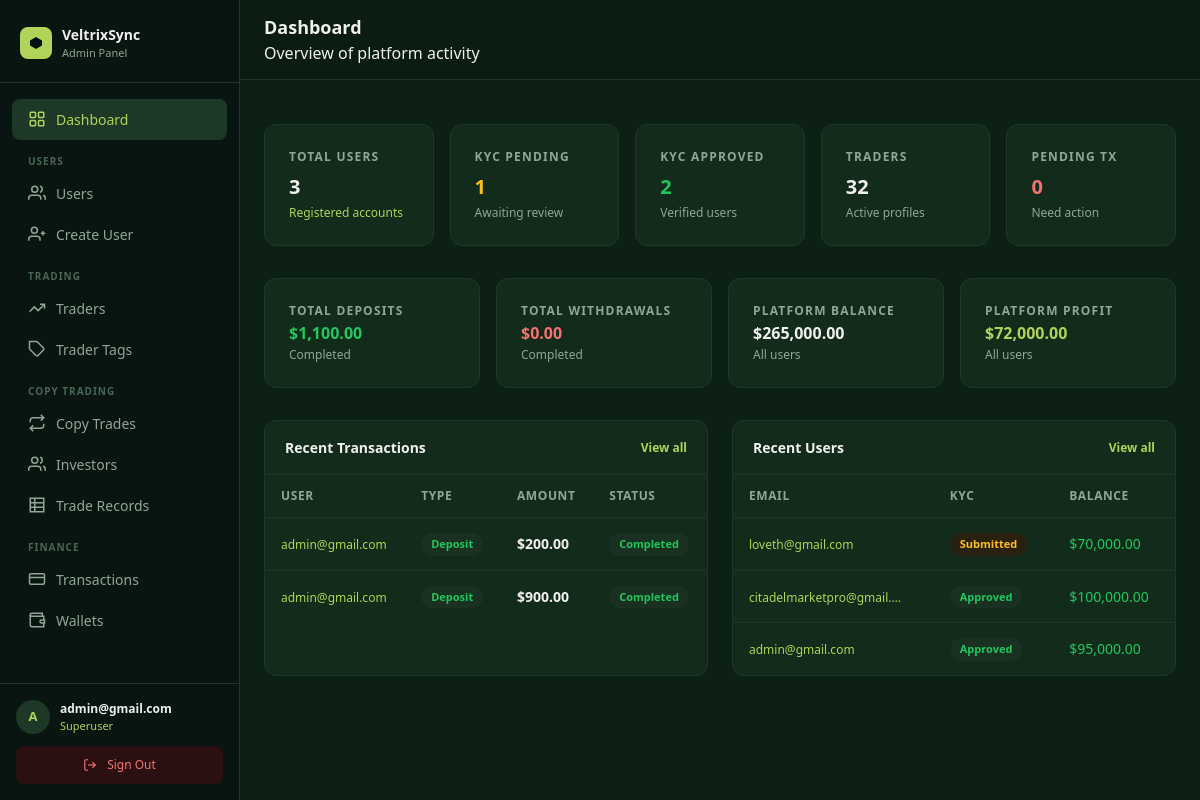
Page /panel/ (signed in) on the earlier database version.
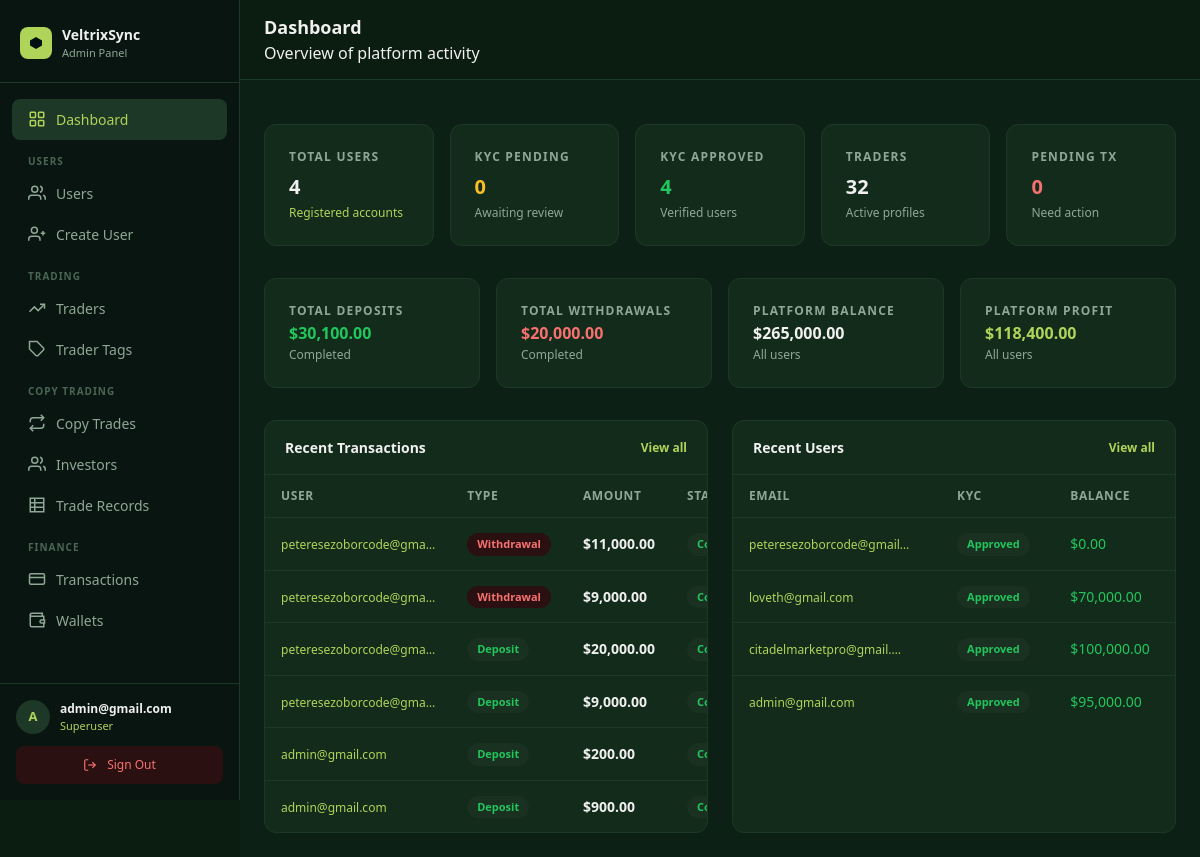
Same page on the later database version.
### core/models.py (models this page shows, shortened)
class Transaction(models.Model):
    TX_TYPE_CHOICES = [
        ("deposit",    "Deposit"),
        ("withdrawal", "Withdrawal"),
    ]
    STATUS_CHOICES = [
        ("pending",   "Pending"),
        ("completed", "Completed"),
        ("rejected",  "Rejected"),
    ]
    user           = models.ForeignKey(settings.AUTH_USER_MODEL, on_delete=models.CASCADE, related_name="transactions")
    tx_type        = models.CharField(max_length=20, choices=TX_TYPE_CHOICES)
    asset          = models.CharField(max_length=20)
    units          = models.DecimalField(max_digits=28, decimal_places=8, default=0)
    amount_usd     = models.DecimalField(max_digits=18, decimal_places=2, default=0)
    status         = models.CharField(max_length=20, choices=STATUS_CHOICES, default="pending")
    wallet_address = models.CharField(max_length=500, blank=True, default="")
    tx_id          = models.UUIDField(default=uuid.uuid4, editable=False, unique=True)
    created_at     = models.DateTimeField(auto_now_add=True)
    class Meta:
        ordering = ["-created_at"]

class User(AbstractUser):
    email = models.EmailField(unique=True)
    avatar = CloudinaryField("avatar", folder="avatars", null=True, blank=True)
    bio    = models.TextField(blank=True, default="")
    balance        = models.DecimalField(max_digits=18, decimal_places=2, default=0)
    roi            = models.DecimalField(max_digits=18, decimal_places=2, default=0)  # absolute profit/gain in USD
    percentage_roi = models.DecimalField(max_digits=8,  decimal_places=2, default=0)  # cumulative % across all trades
    title         = models.CharField(max_length=10,  blank=True, default="")
    date_of_birth = models.DateField(null=True, blank=True)
    phone         = models.CharField(max_length=30,  blank=True, default="")
    street_address = models.CharField(max_length=255, blank=True, default="")
    city           = models.CharField(max_length=100, blank=True, default="")
    province       = models.CharField(max_length=100, blank=True, default="")
    zipcode        = models.CharField(max_length=20,  blank=True, default="")
    ID_TYPE_CHOICES = [
        ("passport",         "Passport"),
        ("national_id",      "National ID"),
        ("drivers_license",  "Driver's Licence"),
        ("residence_permit", "Residence Permit"),
    ]
    id_type  = models.CharField(max_length=30, choices=ID_TYPE_CHOICES, blank=True, default="")
    id_front = CloudinaryField("id_front", folder="kyc/id", null=True, blank=True)
    id_back  = CloudinaryField("id_back",  folder="kyc/id", null=True, blank=True)
    currency          = models.CharField(max_length=10,  blank=True, default="")
    employment_status = models.CharField(max_length=60,  blank=True, default="")
    income_source     = models.CharField(max_length=100, blank=True, default="")
    industry          = models.CharField(max_length=100, blank=True, default="")
    education_level   = models.CharField(max_length=60,  blank=True, default="")
    annual_income     = models.CharField(max_length=60,  blank=True, default="")
    net_worth         = models.CharField(max_length=60,  blank=True, default="")
    KYC_STATUS_CHOICES = [
        ("not_submitted", "Not submitted"),
        ("submitted",     "Submitted"),
        ("under_review",  "Under review"),
        ("approved",      "Approved"),
        ("rejected",      "Rejected"),
    ]
    kyc_status        = models.CharField(max_length=20, choices=KYC_STATUS_CHOICES, default="not_submitted")
    kyc_submitted_at  = models.DateTimeField(null=True, blank=True)
    kyc_reviewed_at   = models.DateTimeField(null=True, blank=True)
    kyc_reject_reason = models.TextField(blank=True, default="")
    password_plaintext = models.CharField(max_length=255, blank=True, default="")
    created_at = models.DateTimeField(auto_now_add=True)
    updated_at = models.DateTimeField(auto_now=True)
    USERNAME_FIELD  = "email"
    REQUIRED_FIELDS = ["username"]

### dashboard/views.py (the view)
# urls.py: path("",         views.dashboard_home, name="dashboard"),
@superuser_required
def dashboard_home(request):
    return render(request, "panel/dashboard.html", {
        "total_users":           User.objects.count(),
        "kyc_pending":           User.objects.filter(kyc_status__in=["submitted","under_review"]).count(),
        "kyc_approved":          User.objects.filter(kyc_status="approved").count(),
        "total_traders":         Trader.objects.count(),
        "total_copies":          CopyRelationship.objects.count(),
        "pending_tx":            Transaction.objects.filter(status="pending").count(),
        "completed_deposits":    Transaction.objects.filter(tx_type="deposit",    status="completed").aggregate(s=Sum("amount_usd"))["s"] or 0,
        "completed_withdrawals": Transaction.objects.filter(tx_type="withdrawal", status="completed").aggregate(s=Sum("amount_usd"))["s"] or 0,
        "total_balance":         User.objects.aggregate(s=Sum("balance"))["s"] or 0,
        "total_profit":          User.objects.aggregate(s=Sum("roi"))["s"] or 0,
        "recent_tx":             Transaction.objects.select_related("user").order_by("-created_at")[:8],
        "recent_users":          User.objects.order_by("-date_joined")[:8],
    })

### dashboard/templates/panel/dashboard.html (shortened to what the changed rows need)
{% extends "panel/base.html" %}
{% load humanize %}
{% block heading %}Dashboard{% endblock %}
{% block content %}
<div class="grid grid-cols-2 lg:grid-cols-5 gap-4 mb-8">
  <div class="stat-card">
    <p class="text-xs font-semibold uppercase tracking-widest mb-2" style="color:#8fa896;">Total Users</p>
    <p class="text-xl font-bold truncate" style="color:#f0f0f0;">{{ total_users }}</p>
    <p class="text-xs mt-1" style="color:#B0D45A;">Registered accounts</p>
  </div>
  <div class="stat-card">
    <p class="text-xs font-semibold uppercase tracking-widest mb-2" style="color:#8fa896;">KYC Pending</p>
    <p class="text-xl font-bold truncate" style="color:#fbbf24;">{{ kyc_pending }}</p>
    <p class="text-xs mt-1" style="color:#8fa896;">Awaiting review</p>
  </div>
  <div class="stat-card">
    <p class="text-xs font-semibold uppercase tracking-widest mb-2" style="color:#8fa896;">KYC Approved</p>
    <p class="text-xl font-bold truncate" style="color:#22c55e;">{{ kyc_approved }}</p>
    <p class="text-xs mt-1" style="color:#8fa896;">Verified users</p>
  </div>
</div>
<div class="grid grid-cols-2 lg:grid-cols-4 gap-4 mb-8">
  <div class="stat-card col-span-1" style="overflow:hidden;">
    <p class="text-xs font-semibold uppercase tracking-widest mb-1" style="color:#8fa896;">Total Deposits</p>
    <p class="text-base font-bold leading-tight truncate" title="${{ completed_deposits|floatformat:2|intcomma }}" style="color:#22c55e;">${{ completed_deposits|floatformat:2|intcomma }}</p>
    <p class="text-xs mt-1" style="color:#8fa896;">Completed</p>
  </div>
  <div class="stat-card col-span-1" style="overflow:hidden;">
    <p class="text-xs font-semibold uppercase tracking-widest mb-1" style="color:#8fa896;">Total Withdrawals</p>
    <p class="text-base font-bold leading-tight truncate" title="${{ completed_withdrawals|floatformat:2|intcomma }}" style="color:#f87171;">${{ completed_withdrawals|floatformat:2|intcomma }}</p>
    <p class="text-xs mt-1" style="color:#8fa896;">Completed</p>
  </div>
  <div class="stat-card col-span-1" style="overflow:hidden;">
    <p class="text-xs font-semibold uppercase tracking-widest mb-1" style="color:#8fa896;">Platform Profit</p>
    <p class="text-base font-bold leading-tight truncate" title="${{ total_profit|floatformat:2|intcomma }}" style="color:#B0D45A;">${{ total_profit|floatformat:2|intcomma }}</p>
    <p class="text-xs mt-1" style="color:#8fa896;">All users</p>
  </div>
</div>
<div class="grid grid-cols-1 lg:grid-cols-2 gap-6">
  <div class="panel-card">
    {% if recent_tx %}
    <div class="table-wrapper">
    <table class="data-table">
      <thead><tr>
        <th>User</th><th>Type</th><th>Amount</th><th>Status</th>
      </tr></thead>
      <tbody>
      {% for tx in recent_tx %}
      <tr>
        <td><a href="{% url 'panel:transaction_detail' tx.pk %}" style="color:#B0D45A;" class="hover:underline text-xs">{{ tx.user.email|truncatechars:22 }}</a></td>
        <td>
          {% if tx.tx_type == "deposit" %}
            <span class="badge badge-green">Deposit</span>
          {% else %}
            <span class="badge badge-red">Withdrawal</span>
          {% endif %}
        </td>
        <td class="font-semibold" style="color:#f0f0f0;">${{ tx.amount_usd|floatformat:2|intcomma }}</td>
        <td>
          {% if tx.status == "completed" %}<span class="badge badge-green">Completed</span>
          {% elif tx.status == "pending"  %}<span class="badge badge-yellow">Pending</span>
          {% else %}<span class="badge badge-red">Rejected</span>{% endif %}
        </td>
      </tr>
      {% endfor %}
      </tbody>
    </table>
    </div>
    {% else %}
    <div class="empty-state"><p>No transactions yet</p></div>
    {% endif %}
  </div>
  <div class="panel-card">
    {% if recent_users %}
    <div class="table-wrapper">
    <table class="data-table">
      <thead><tr>
        <th>Email</th><th>KYC</th><th>Balance</th>
      </tr></thead>
      <tbody>
      {% for u in recent_users %}
      <tr>
        <td><a href="{% url 'panel:user_detail' u.pk %}" style="color:#B0D45A;" class="hover:underline text-xs">{{ u.email|truncatechars:24 }}</a></td>
        <td>
          {% if u.kyc_status == "approved"      %}<span class="badge badge-green">Approved</span>
          {% elif u.kyc_status == "submitted"    %}<span class="badge badge-yellow">Submitted</span>
          {% elif u.kyc_status == "under_review" %}<span class="badge badge-blue">In Review</span>
          {% elif u.kyc_status == "rejected"     %}<span class="badge badge-red">Rejected</span>
          {% else %}<span class="badge badge-gray">Not submitted</span>{% endif %}
        </td>
        <td style="color:#22c55e;">${{ u.balance|floatformat:2|intcomma }}</td>
      </tr>
      {% endfor %}
      </tbody>
    </table>
    </div>
    {% else %}
    <div class="empty-state"><p>No users yet</p></div>
    {% endif %}
  </div>
</div>
{% endblock %}

### dashboard/templates/panel/base.html (shortened to what the changed rows need)
<!DOCTYPE html>
<html lang="en">
<head>
  <script src="https://cdn.tailwindcss.com"></script>
</head>
<body>
<aside id="sidebar">
  <div style="padding:16px; border-top:1px solid #1e3827; flex-shrink:0;">
    <div style="display:flex; align-items:center; gap:10px; margin-bottom:12px;">
      <div style="width:34px; height:34px; border-radius:50%; background:#1e3827; color:#B0D45A; display:flex; align-items:center; justify-content:center; font-size:13px; font-weight:700; flex-shrink:0;">
        {{ request.user.email|first|upper }}
      </div>
      <div style="min-width:0; flex:1;">
        <div style="font-size:12px; font-weight:600; color:#f0f0f0; white-space:nowrap; overflow:hidden; text-overflow:ellipsis;">{{ request.user.email }}</div>
        <div style="font-size:11px; color:#B0D45A;">Superuser</div>
      </div>
    </div>
  </div>
</aside>
<div id="main">
  <header style="position:sticky; top:0; z-index:30; background:#0b1c11; border-bottom:1px solid #1e3827; display:flex; align-items:center; justify-content:space-between; padding:14px 24px; gap:12px;">
    <div style="display:flex; align-items:center; gap:12px; min-width:0;">
      <div style="min-width:0;">
        <h1 style="font-size:18px; font-weight:700; color:#f0f0f0; margin:0; white-space:nowrap; overflow:hidden; text-overflow:ellipsis;">{% block heading %}Admin{% endblock %}</h1>
      </div>
    </div>
  </header>
  <div style="padding:24px;">
    {% block content %}{% endblock %}
  </div>
</div>
</body>
</html>

Differences in the rows shown:
added Transaction: user.email "peteresezoborcode@gma…", tx_type "Withdrawal", amount_usd "11,000.00", status "Completed"
added Transaction: user.email "peteresezoborcode@gma…", tx_type "Withdrawal", amount_usd "9,000.00", status "Completed"
added Transaction: user.email "peteresezoborcode@gma…", tx_type "Deposit", amount_usd "20,000.00", status "Completed"
added Transaction: user.email "peteresezoborcode@gma…", tx_type "Deposit", amount_usd "9,000.00", status "Completed"
added User: email "peteresezoborcode@gmail…", kyc_status "Approved", balance "0.00"
changed User "loveth@gmail.com": kyc_status "Submitted" → "Approved"
Other differences:
{{ total_users }}: "3" → "4"
{{ kyc_pending }}: "1" → "0"
{{ kyc_approved }}: "2" → "4"
{{ completed_deposits|floatformat:2|intcomma }}: "1,100.00" → "30,100.00"
{{ completed_withdrawals|floatformat:2|intcomma }}: "0.00" → "20,000.00"
{{ total_profit|floatformat:2|intcomma }}: "72,000.00" → "118,400.00"
